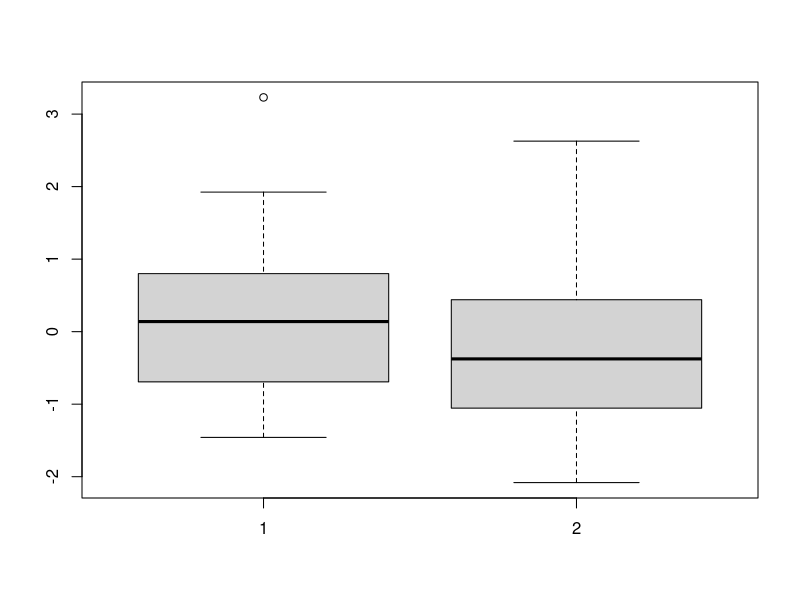
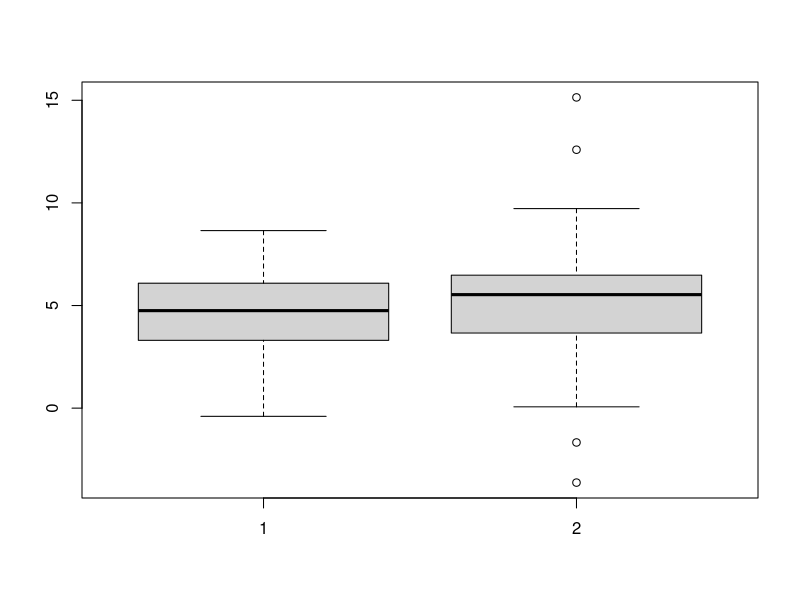

Reproduce these figures in R, in order.
# Biblioteca
install.packages('stats')
library(stats)

# Criar os grupos de dados
grupo1 <- rnorm(50, mean = 0, sd = 1)
grupo2 <- rnorm(50, mean = 0, sd = 1)

# Criar um vetor de grupos para identificar a que grupo cada observação pertence
grupos <- rep(c("Grupo 1", "Grupo 2"), each = 50)

# Criar um dataframe com os dados e grupos
dados <- data.frame(Grupo = grupos, Valor = c(grupo1, grupo2))

# Boxplot
windows()
boxplot(grupo1,grupo2)

# Realizar o teste de Bartlett
bartlett.test(Valor ~ Grupo, data = dados)

# Não 
# Criar um grupo com variância não homogênea
grupo_nao_homogeneo1 <- rnorm(25, mean = 5, sd = 2)
grupo_nao_homogeneo2 <- rnorm(25, mean = 5, sd = 4)

# Criar um vetor de grupos para identificar a que grupo cada observação pertence
grupos <- rep(c("grupo_nao_homogeneo1", "grupo_nao_homogeneo2"), each = 25)

# Criar um dataframe com os dados e grupos
dados <- data.frame(Grupo = grupos, Valor = c(grupo_nao_homogeneo1, grupo_nao_homogeneo2))

# Boxplot
windows()
boxplot(grupo_nao_homogeneo1,grupo_nao_homogeneo2)

# Realizar o teste de Bartlett
bartlett.test(Valor ~ Grupo, data = dados)
